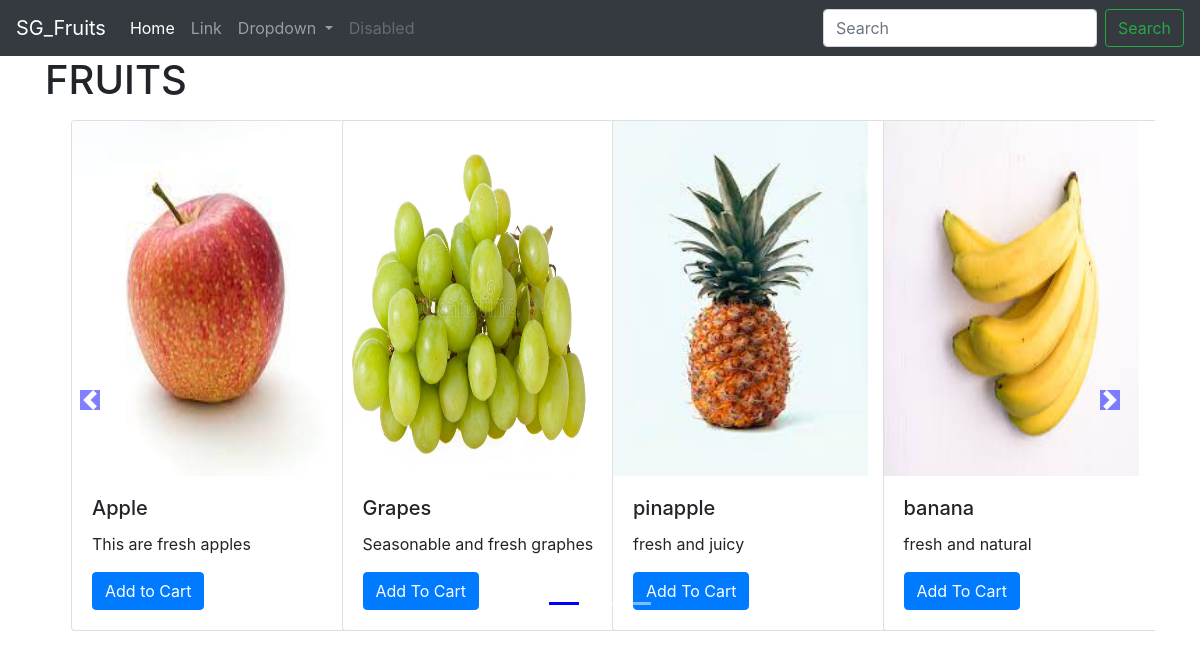
The app's page /shop/ with its own data.
### shop/models.py (models this page shows, shortened)
class Product(models.Model):
    product_id = models.AutoField
    product_name = models.CharField(max_length=50)
    category=models.CharField(max_length=50,default="")
    subcategory=models.CharField(max_length=50 ,default="")
    price=models.IntegerField(default="0")
    desc = models.CharField(max_length=300)
    pub_date = models.DateField(default="")
    image =models.ImageField(upload_to="shop/images",default="")

### shop/views.py (the view)
# urls.py: path("", views.index ,name="BlogHome"),
def index(request):
    products = Product.objects.all()
    n=len(products)
    nSlides= n//4 +  ceil((n/4)-(n//4))
    params ={'no_of_slides':nSlides ,'range':range(1,nSlides), 'product':products}
    return render(request, "shop/index.html",params)

### shop/templates/shop/index.html (shortened to what this page needs)
{% extends 'shop/basic.html' %}
{% block body %}
{% load static %}
<div class="container">
    <h1>FRUITS</h1>
<div id="demo" class="carousel slide my-3" data-ride="carousel">
    <ul class="carousel-indicators">
      <li data-target="#demo" data-slide-to="0" class="active"></li>
       {% for i in range %}
      <li data-target="#demo" data-slide-to="{{i}}" ></li>
      {% endfor %}
    </ul>
    <div class="container carousel-inner no-padding">
      <div class="carousel-item active">
        <div class="col-xs-3 col-sm-3 col-md-3">
          <div class="card" style="width: 18rem;">
            <img src='/media/{{product.0.image}}' class="card-img-top" alt="...">
            <div class="card-body">
                <h5 class="card-title">{{product.0.product_name}}</h5>
                <p class="card-text">{{product.0.desc}}</p>
                <a href="#" class="btn btn-primary">Add to Cart</a>
            </div>
          </div>
       </div>
        {% for i in product|slice:"1:"%}
        <div class="col-xs-3 col-sm-3 col-md-3">
          <div class="card" style="width: 18rem;">
            <img src='/media/{{i.image}}' class="card-img-top" alt="...">
            <div class="card-body">
              <h5 class="card-title">{{i.product_name}}</h5>
              <p class="card-text">{{i.desc}}</p>
              <a href="#" class="btn btn-primary">Add To Cart</a>
            </div>
          </div>
        </div>
        {% if forloop.counter|divisibleby:3 and forloop.counter > 0 and not forloop.last %}
      </div><div class="carousel-item">
        {% endif %}
        {% endfor %}
    </div>
</div>
</div>
    <a class="carousel-control-prev" href="#demo" data-slide="prev">
        <span class="carousel-control-prev-icon"></span>
    </a>
    <a class="carousel-control-next" href="#demo" data-slide="next">
        <span class="carousel-control-next-icon"></span>
    </a>
 {% endblock %}

### shop/templates/shop/basic.html (shortened to what this page needs)
<!doctype html>
<html lang="en">
<head>
    <link rel="stylesheet" href="https://stackpath.bootstrapcdn.com/bootstrap/4.2.1/css/bootstrap.min.css">
  </head>
  <body>
    <nav class="navbar navbar-expand-lg navbar-dark bg-dark">
  <a class="navbar-brand" href="#">SG_Fruits</a>
  <div class="collapse navbar-collapse" id="navbarSupportedContent">
    <ul class="navbar-nav mr-auto">
      <li class="nav-item active">
        <a class="nav-link" href="#">Home <span class="sr-only">(current)</span></a>
      </li>
      <li class="nav-item">
        <a class="nav-link" href="#">Link</a>
      </li>
      <li class="nav-item dropdown">
        <a class="nav-link dropdown-toggle" href="#" id="navbarDropdown" role="button" data-toggle="dropdown" aria-haspopup="true" aria-expanded="false">
          Dropdown
        </a>
      </li>
      <li class="nav-item">
        <a class="nav-link disabled" href="#" tabindex="-1" aria-disabled="true">Disabled</a>
      </li>
    </ul>
    <form class="form-inline my-2 my-lg-0">
      <input class="form-control mr-sm-2" type="search" placeholder="Search" aria-label="Search">
      <button class="btn btn-outline-success my-2 my-sm-0" type="submit">Search</button>
    </form>
  </div>
  </nav>
  {% block body %} {% endblock %}
</body>
</html>

### records on screen
Product: image (picture), product_name "Apple", desc "This are fresh apples"
Product: image (picture), product_name "Grapes", desc "Seasonable and fresh graphes"
Product: image (picture), product_name "pinapple", desc "fresh and juicy"
Product: image (picture), product_name "banana", desc "fresh and natural"
